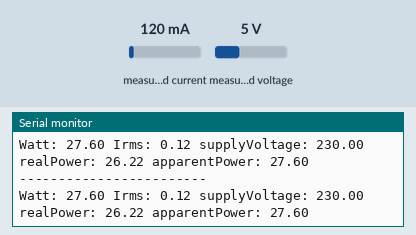
The sketch below on a simulated Arduino Uno, built with avr-gcc and run on an emulated ATmega328P. Shown: the last lines printed to the serial monitor. Inputs (shaded band) come from the test bench; at power-on: measured current 120 mA, measured voltage 5 V. WiFi joins after 1.5 s; servers stay silent unless stated.

Above: at 3.7 s.
3.8 s: measured current set to 40 mA
At 3.96 s:
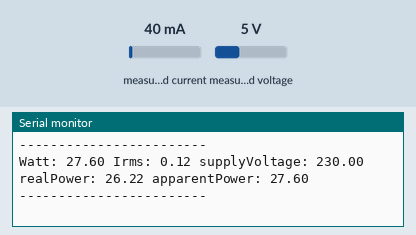
7.1 s: measured voltage set to 0.3 V
At 7.58 s:
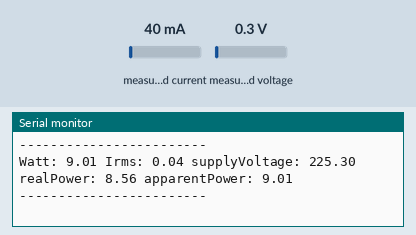
8.6 s: measured current set to 500 mA
At 9.39 s:
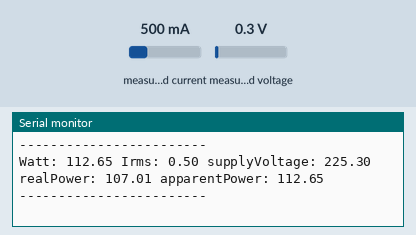
10.1 s: measured voltage set to 3.8 V
At 10.61 s:
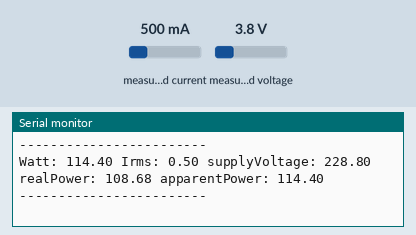
Timing chart, 0 to 13.1 s (numbered marks = the images above; inputs shaded):
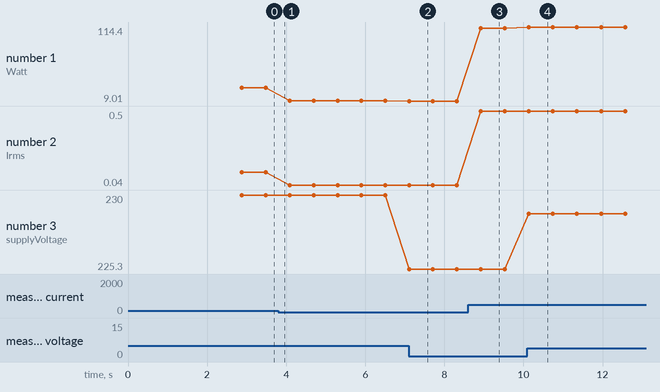

Measured:
- after the input at 7.1 s, the serial monitor: prints a new line at once (image 2)
- after the input at 8.6 s, the serial monitor: prints a new line after 0.32 s (image 3)
- after the input at 10.1 s, the serial monitor: prints a new line at once (image 4)
- plotted number 1: 27.6 → 9.2 after the input at 3.8 s, 9.2 → 9.01 after the input at 7.1 s, 9.01 → 112.65 after the input at 8.6 s, 112.65 → 114.4 after the input at 10.1 s
- plotted number 2: 0.12 → 0.04 after the input at 3.8 s, 0.04 → 0.5 after the input at 8.6 s
- plotted number 3: 230 → 225.3 after the input at 7.1 s, 225.3 → 228.8 after the input at 10.1 s

The sketch:

EnergyMonitorHttp.ino
```cpp
/*
  Web client

 This sketch connects to a website (http://www.google.com)
 using an Arduino Wiznet Ethernet shield.

 Circuit:
 * Ethernet shield attached to pins 10, 11, 12, 13

 created 18 Dec 2009
 by David A. Mellis
 modified 9 Apr 2012
 by Tom Igoe, based on work by Adrian McEwen

 modified 4 June 2016
 by Marcos Rodrguez

 */

#include <SPI.h>
#include <Ethernet.h>
#include "EmonLib.h"


//////////////////////////////////  Ethernet
byte mac[] = {0xDE, 0xAD, 0xBE, 0xEF, 0xFE, 0xED };
char server[] = "172.24.2.95";
IPAddress ip(172, 24, 2, 250);
EthernetClient client;

///////////////////////////////// EnergyMonitor
EnergyMonitor emon1;
String idEmon1 = "p1";
/////////////////////////////////

void setup() {
  Serial.begin(9600);
  while (!Serial) {
    ;
  }

  if (Ethernet.begin(mac) == 0) {
    Serial.println("Failed to configure Ethernet using DHCP");
    Ethernet.begin(mac, ip);
  }

  ///////////////////////////////// EnergyMonitor
  Serial.begin(9600);

  //emon1.voltage(2, 234.26, 1.7);  // Voltage: input pin, calibration, phase_shift
  //emon1.current(1, 111.1);       // Current: input pin, calibration.

  emon1.voltage(4, 234.26, 1.7);
  emon1.current(5, 28);             // Current: input pin, calibration.
  delay(1000);

}

void resetEthernet() {
 client.stop();
 //Ethernet.begin(mac);
}


String toStr(double num){
  static char str[15];
  dtostrf(num, 12,3, str);
  String text(str);
  text = text.substring(1,text.length()-1);
  text.replace(" ", "");
  return text;
}

String toStr(float num){
  static char str[15];
  dtostrf(num, 12,3, str);
  String text(str);
  text = text.substring(1,text.length()-1);
  text.replace(" ", "");
  return text;
}

void loop() {

  double Irms = emon1.calcIrms(1480);  // Calculate Irms only 1480
  emon1.calcVI(20,2000); // Voltage

  float realPower       = emon1.realPower;        //extract Real Power into variable
  float apparentPower   = emon1.apparentPower;    //extract Apparent Power into variable
  float powerFactor     = emon1.powerFactor;      //extract Power Factor into Variable
  float supplyVoltage   = emon1.Vrms;             //extract Vrms into Variable
  double Watt = Irms*supplyVoltage;

  Serial.println("Watt: "+ toStr(Watt)+" Irms: "+toStr(Irms)+" supplyVoltage: "+toStr(supplyVoltage)+" realPower: "+toStr(realPower)+" apparentPower: "+toStr(apparentPower));


  if (client.connect(server, 8080)) {

      client.println("GET /postEnergyData/"+idEmon1+"/"+toStr(Watt)+"/"+toStr(Irms)+"/"+toStr(supplyVoltage)+"/"+toStr(realPower)+"/"+toStr(apparentPower)+" HTTP/1.1");
    client.println("Connection: close");
    client.println();

  }
  else {
    Serial.println("connection failed");
  }

  Serial.println("------------------------ ");       // Printed all
  resetEthernet();
  // delay(3000);
}
```
